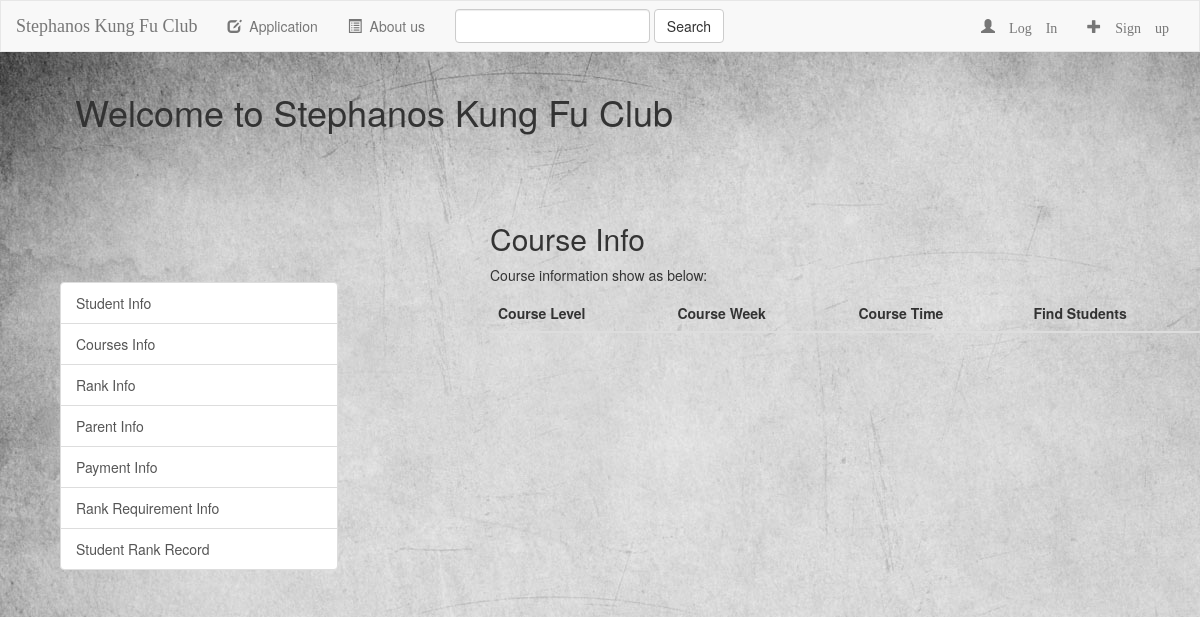
The page /skf/course/ on the database as committed earlier.
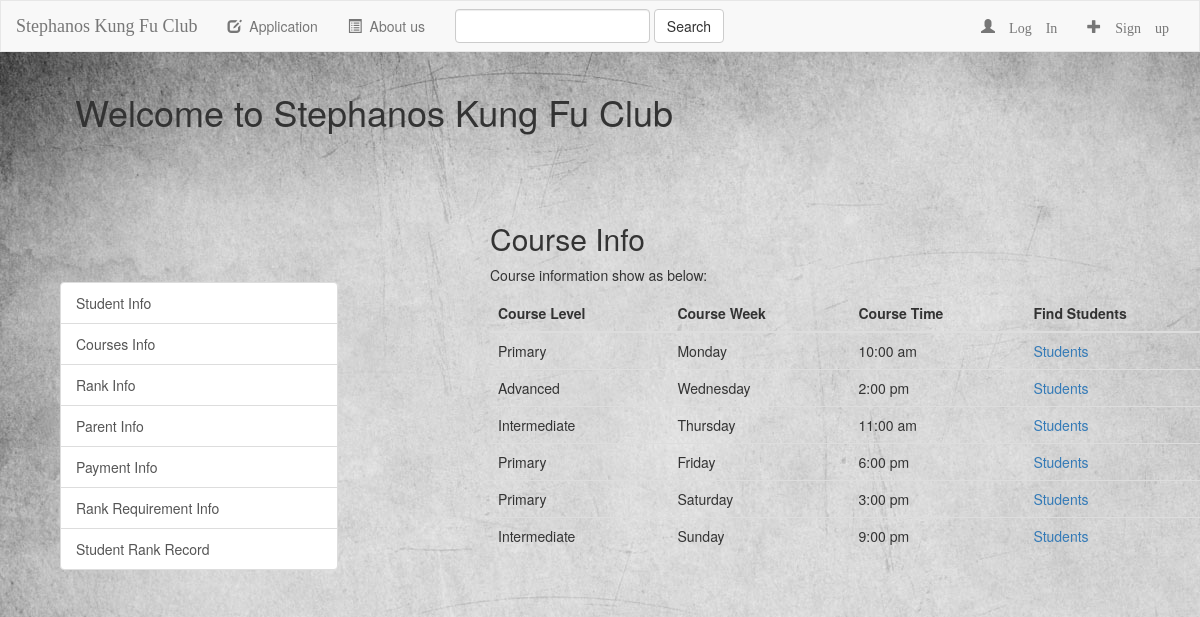
The same page on the database as committed later.
### skf/models.py (models this page shows, shortened)
class Course(models.Model):
    students = models.ManyToManyField(Student)
    level = models.CharField(max_length=500, choices=LEVEL, default="Primary")
    week = models.CharField(max_length=500, choices=WEEK, default="Monday")
    time = models.CharField(max_length=500, choices=TIME, default="8:00 am")

### skf/views.py (the view)
class CourseView(generic.ListView):
    context_object_name = "courses"
    template_name = 'skf/course.html'
    def get_queryset(self):
        return Course.objects.all()

### skf/templates/skf/course.html (shortened to what this page needs)
{% extends "skf/base.html" %}
{% block body %}
    <h2>Course Info</h2>
    <p>Course information show as below:</p>
    <table class="table table-hover">
        <thead>
        <tr>
            <th>Course Level</th>
            <th>Course Week</th>
            <th>Course Time</th>
            <th>Find Students</th>
        </tr>
        </thead>
        <tbody>
        {% for course in courses %}
            <tr>
                <td>{{ course.level }}</td>
                <td>{{ course.week }}</td>
                <td>{{ course.time }}</td>
                <td><a href="{% url 'skf:cou_student' course.id %}">Students</a></td>
            </tr>
        {% endfor %}
        </tbody>
    </table>
{% endblock %}

Rows that differ between the two databases and show on the page:
added Course: level "Primary", week "Monday", time "10:00 am"
added Course: level "Advanced", week "Wednesday", time "2:00 pm"
added Course: level "Intermediate", week "Thursday", time "11:00 am"
added Course: level "Primary", week "Friday", time "6:00 pm"
added Course: level "Primary", week "Saturday", time "3:00 pm"
added Course: level "Intermediate", week "Sunday", time "9:00 pm"
